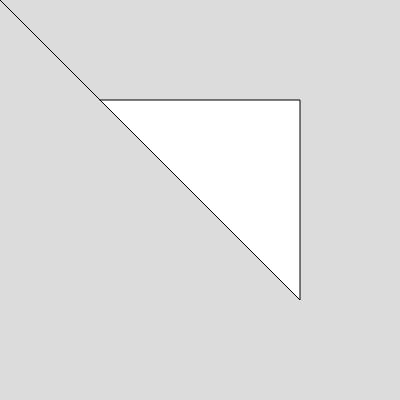
Frame 1 (no input)
Frame 60 (no input): identical to frame 1, image omitted
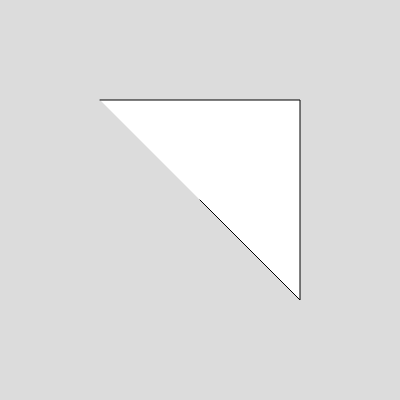
Frame 120 (the mouse pressed at the canvas centre since frame 60)

The p5.js sketch that drew these frames (run headless with seeded random() and noise() and a simulated clock; from frame 60 on, the mouse is pressed at the canvas centre):

// p5.js sketch
// ── sketch.js
function setup() {
  createCanvas(400, 400);
}

function draw() {
  background(220);

  beginShape();
  vertex(100, 100);
  vertex(300, 100);
  vertex(300, 300);
  vertex(mouseX, mouseY);
  endShape();
}
